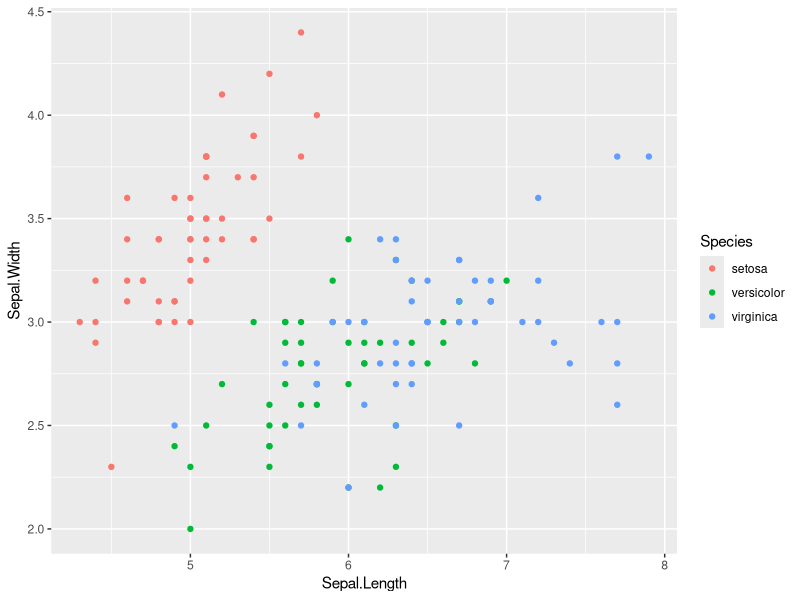
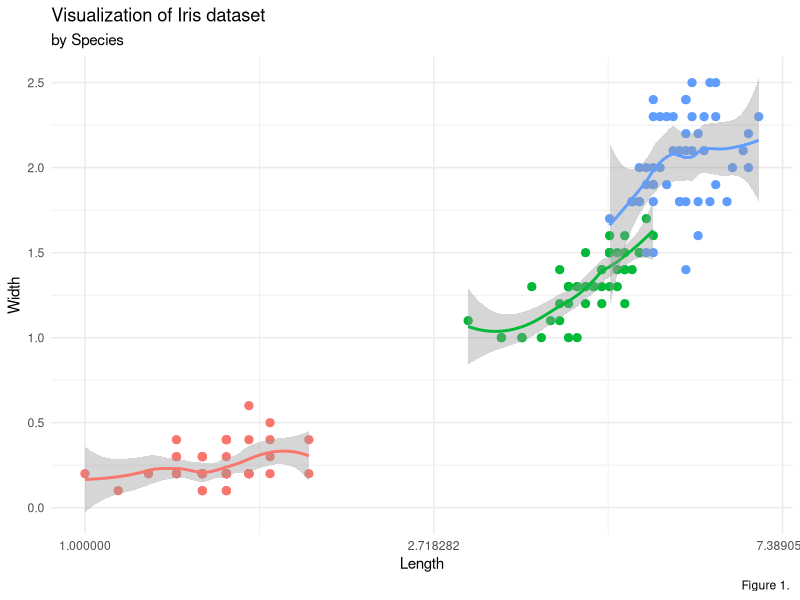

Here is the R script that generated these plots, in order:
## ---- chunk 1
1 + 1
## ---- chunk 2
#| echo: false
2 * 2
## ---- chunk 3

install.packages("esquisse")
library(ggplot2)
iris
mydata <-iris
head(mydata)
unique(mydata$Species)
dim(mydata)

ggplot(data=mydata, aes(x=Sepal.Length, 
                        y=Sepal.Width)) +
    geom_point(aes(col = Species))
library(ggplot2)

ggplot(mydata) +
 aes(x = Petal.Length, y = Petal.Width, colour = Species) +
 geom_point(shape = "circle", 
 size = 2.45) +
 geom_smooth(span = 0.75) +
 scale_color_hue(direction = 1) +
 scale_x_continuous(trans = "log") +
 labs(x = "Length", y = "Width", title = "Visualization of Iris dataset", subtitle = "by Species", 
 caption = "Figure 1. ") +
 theme_minimal() +
 theme(legend.position = "none")

